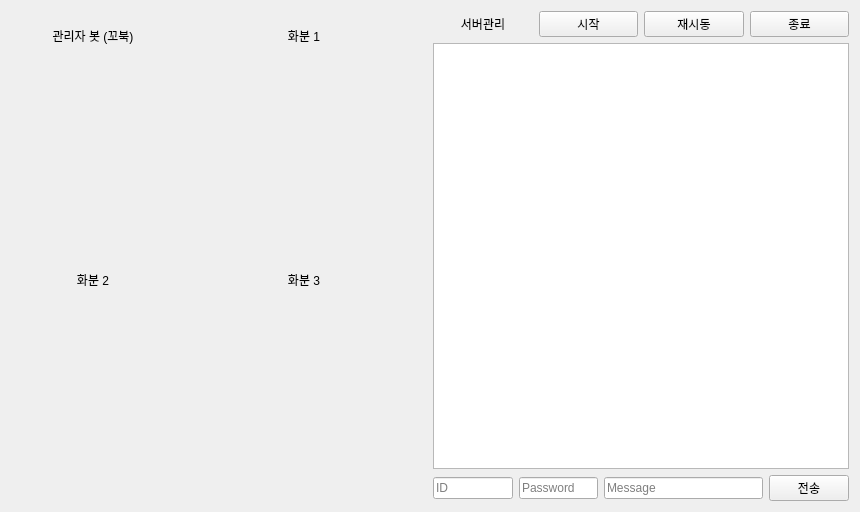
<?xml version="1.0" encoding="UTF-8"?>
<ui version="4.0">
 <class>Tab4AdminPannel</class>
 <widget class="QWidget" name="Tab4AdminPannel">
  <property name="geometry">
   <rect>
    <x>0</x>
    <y>0</y>
    <width>860</width>
    <height>512</height>
   </rect>
  </property>
  <property name="windowTitle">
   <string>Form</string>
  </property>
  <layout class="QHBoxLayout" name="horizontalLayout_2">
   <item>
    <layout class="QHBoxLayout" name="horizontalLayout" stretch="1,1">
     <item>
      <layout class="QVBoxLayout" name="verticalLayout" stretch="1,1">
       <item>
        <layout class="QHBoxLayout" name="horizontalLayout_3" stretch="1,1">
         <item>
          <layout class="QVBoxLayout" name="verticalLayout_3" stretch="1,5">
           <item>
            <layout class="QHBoxLayout" name="horizontalLayout_11" stretch="3,1">
             <item>
              <widget class="QLabel" name="label_5">
               <property name="text">
                <string>관리자 봇 (꼬북)</string>
               </property>
               <property name="alignment">
                <set>Qt::AlignmentFlag::AlignCenter</set>
               </property>
              </widget>
             </item>
             <item>
              <widget class="QLabel" name="plabelTutleStatus">
               <property name="maximumSize">
                <size>
                 <width>35</width>
                 <height>35</height>
                </size>
               </property>
               <property name="text">
                <string/>
               </property>
               <property name="pixmap">
                <pixmap resource="STF_Image.qrc">:/STF_Images/STF_Images/STF_Green.png</pixmap>
               </property>
               <property name="scaledContents">
                <bool>true</bool>
               </property>
              </widget>
             </item>
            </layout>
           </item>
           <item>
            <widget class="QLabel" name="label">
             <property name="maximumSize">
              <size>
               <width>200</width>
               <height>190</height>
              </size>
             </property>
             <property name="text">
              <string/>
             </property>
             <property name="pixmap">
              <pixmap resource="STF_Image.qrc">:/STF_Images/STF_Images/STF_TurtleBot.png</pixmap>
             </property>
             <property name="scaledContents">
              <bool>true</bool>
             </property>
            </widget>
           </item>
          </layout>
         </item>
         <item>
          <layout class="QVBoxLayout" name="verticalLayout_4" stretch="1,5">
           <item>
            <layout class="QHBoxLayout" name="horizontalLayout_12" stretch="3,1">
             <item>
              <widget class="QLabel" name="label_6">
               <property name="text">
                <string>화분 1</string>
               </property>
               <property name="alignment">
                <set>Qt::AlignmentFlag::AlignCenter</set>
               </property>
              </widget>
             </item>
             <item>
              <widget class="QLabel" name="plabelPot1Status">
               <property name="maximumSize">
                <size>
                 <width>35</width>
                 <height>35</height>
                </size>
               </property>
               <property name="text">
                <string/>
               </property>
               <property name="pixmap">
                <pixmap resource="STF_Image.qrc">:/STF_Images/STF_Images/STF_Yellow.png</pixmap>
               </property>
               <property name="scaledContents">
                <bool>true</bool>
               </property>
              </widget>
             </item>
            </layout>
           </item>
           <item>
            <widget class="QLabel" name="label_3">
             <property name="maximumSize">
              <size>
               <width>200</width>
               <height>190</height>
              </size>
             </property>
             <property name="text">
              <string/>
             </property>
             <property name="pixmap">
              <pixmap resource="STF_Image.qrc">:/STF_Images/STF_Images/STF_Linetracer.png</pixmap>
             </property>
             <property name="scaledContents">
              <bool>true</bool>
             </property>
            </widget>
           </item>
          </layout>
         </item>
        </layout>
       </item>
       <item>
        <layout class="QHBoxLayout" name="horizontalLayout_5" stretch="1,1">
         <item>
          <layout class="QVBoxLayout" name="verticalLayout_5" stretch="1,5">
           <item>
            <layout class="QHBoxLayout" name="horizontalLayout_13" stretch="3,1">
             <item>
              <widget class="QLabel" name="label_7">
               <property name="text">
                <string>화분 2</string>
               </property>
               <property name="alignment">
                <set>Qt::AlignmentFlag::AlignCenter</set>
               </property>
              </widget>
             </item>
             <item>
              <widget class="QLabel" name="plabelPot2Status">
               <property name="maximumSize">
                <size>
                 <width>35</width>
                 <height>35</height>
                </size>
               </property>
               <property name="text">
                <string/>
               </property>
               <property name="pixmap">
                <pixmap resource="STF_Image.qrc">:/STF_Images/STF_Images/STF_Red.png</pixmap>
               </property>
               <property name="scaledContents">
                <bool>true</bool>
               </property>
              </widget>
             </item>
            </layout>
           </item>
           <item>
            <widget class="QLabel" name="label_2">
             <property name="maximumSize">
              <size>
               <width>200</width>
               <height>190</height>
              </size>
             </property>
             <property name="text">
              <string/>
             </property>
             <property name="pixmap">
              <pixmap resource="STF_Image.qrc">:/STF_Images/STF_Images/STF_Linetracer.png</pixmap>
             </property>
             <property name="scaledContents">
              <bool>true</bool>
             </property>
            </widget>
           </item>
          </layout>
         </item>
         <item>
          <layout class="QVBoxLayout" name="verticalLayout_6" stretch="1,5">
           <item>
            <layout class="QHBoxLayout" name="horizontalLayout_14" stretch="3,1">
             <item>
              <widget class="QLabel" name="label_8">
               <property name="text">
                <string>화분 3</string>
               </property>
               <property name="alignment">
                <set>Qt::AlignmentFlag::AlignCenter</set>
               </property>
              </widget>
             </item>
             <item>
              <widget class="QLabel" name="plabelPot3Status">
               <property name="maximumSize">
                <size>
                 <width>35</width>
                 <height>35</height>
                </size>
               </property>
               <property name="text">
                <string/>
               </property>
               <property name="pixmap">
                <pixmap resource="STF_Image.qrc">:/STF_Images/STF_Images/STF_Green.png</pixmap>
               </property>
               <property name="scaledContents">
                <bool>true</bool>
               </property>
              </widget>
             </item>
            </layout>
           </item>
           <item>
            <widget class="QLabel" name="label_4">
             <property name="maximumSize">
              <size>
               <width>200</width>
               <height>190</height>
              </size>
             </property>
             <property name="text">
              <string/>
             </property>
             <property name="pixmap">
              <pixmap resource="STF_Image.qrc">:/STF_Images/STF_Images/STF_Linetracer.png</pixmap>
             </property>
             <property name="scaledContents">
              <bool>true</bool>
             </property>
            </widget>
           </item>
          </layout>
         </item>
        </layout>
       </item>
      </layout>
     </item>
     <item>
      <layout class="QVBoxLayout" name="verticalLayout_2" stretch="1,10,1">
       <item>
        <layout class="QHBoxLayout" name="horizontalLayout_7" stretch="1,1,1,1">
         <item>
          <widget class="QLabel" name="label_13">
           <property name="text">
            <string>서버관리</string>
           </property>
           <property name="alignment">
            <set>Qt::AlignmentFlag::AlignCenter</set>
           </property>
          </widget>
         </item>
         <item>
          <widget class="QPushButton" name="pPBServerStart">
           <property name="text">
            <string>시작</string>
           </property>
          </widget>
         </item>
         <item>
          <widget class="QPushButton" name="pPBServerRestart">
           <property name="text">
            <string>재시동</string>
           </property>
          </widget>
         </item>
         <item>
          <widget class="QPushButton" name="pPBServerStop">
           <property name="text">
            <string>종료</string>
           </property>
          </widget>
         </item>
        </layout>
       </item>
       <item>
        <layout class="QVBoxLayout" name="verticalLayout_7">
         <item>
          <widget class="QTextEdit" name="textEdit"/>
         </item>
        </layout>
       </item>
       <item>
        <layout class="QHBoxLayout" name="horizontalLayout_9" stretch="2,2,4,1">
         <item>
          <widget class="QLineEdit" name="pLE_ID">
           <property name="placeholderText">
            <string>ID</string>
           </property>
          </widget>
         </item>
         <item>
          <widget class="QLineEdit" name="pLE_Pwd">
           <property name="placeholderText">
            <string>Password</string>
           </property>
          </widget>
         </item>
         <item>
          <widget class="QLineEdit" name="pLE_Msg">
           <property name="placeholderText">
            <string>Message</string>
           </property>
          </widget>
         </item>
         <item>
          <widget class="QPushButton" name="pPB_Send">
           <property name="text">
            <string>전송</string>
           </property>
          </widget>
         </item>
        </layout>
       </item>
      </layout>
     </item>
    </layout>
   </item>
  </layout>
 </widget>
 <resources>
  <include location="STF_Image.qrc"/>
 </resources>
 <connections/>
</ui>
